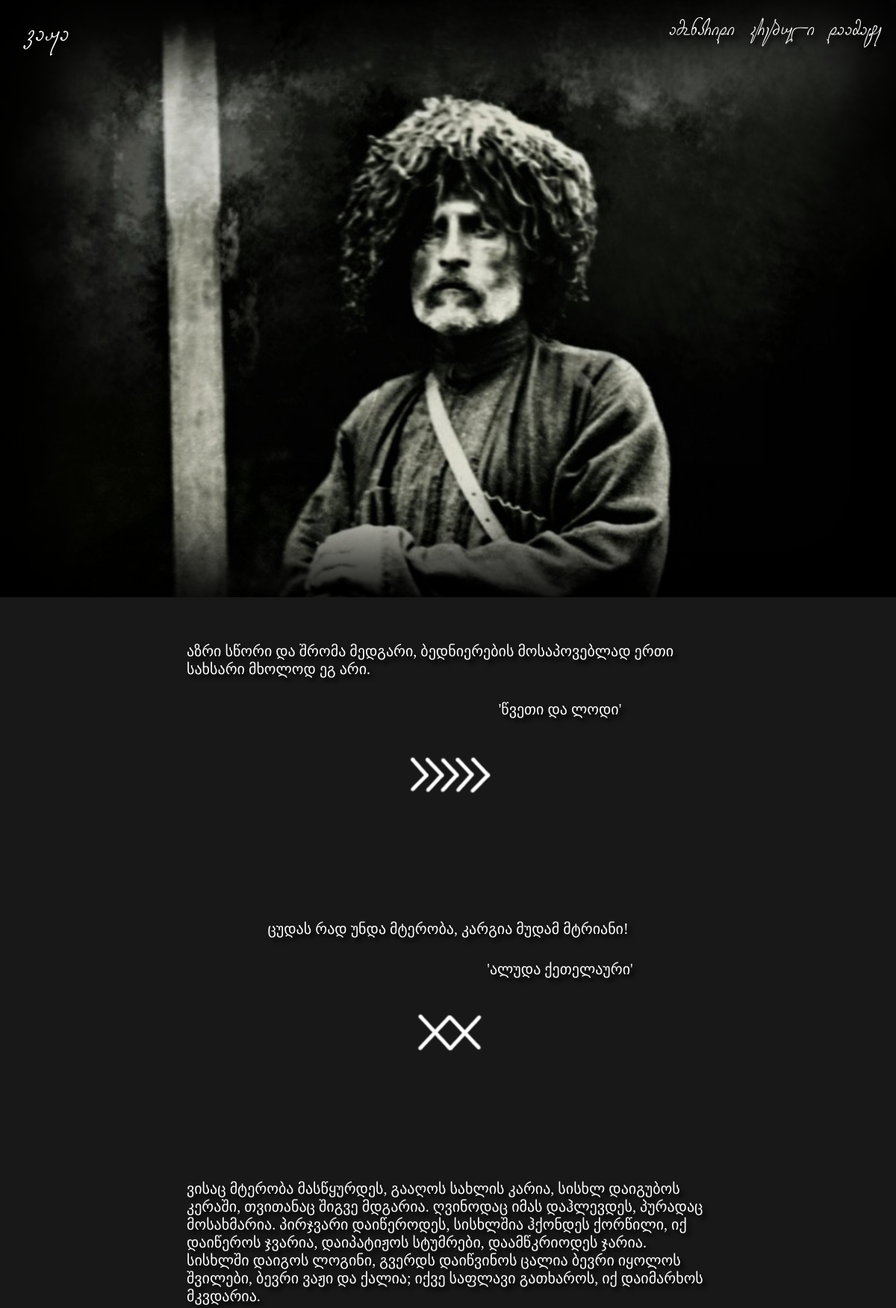
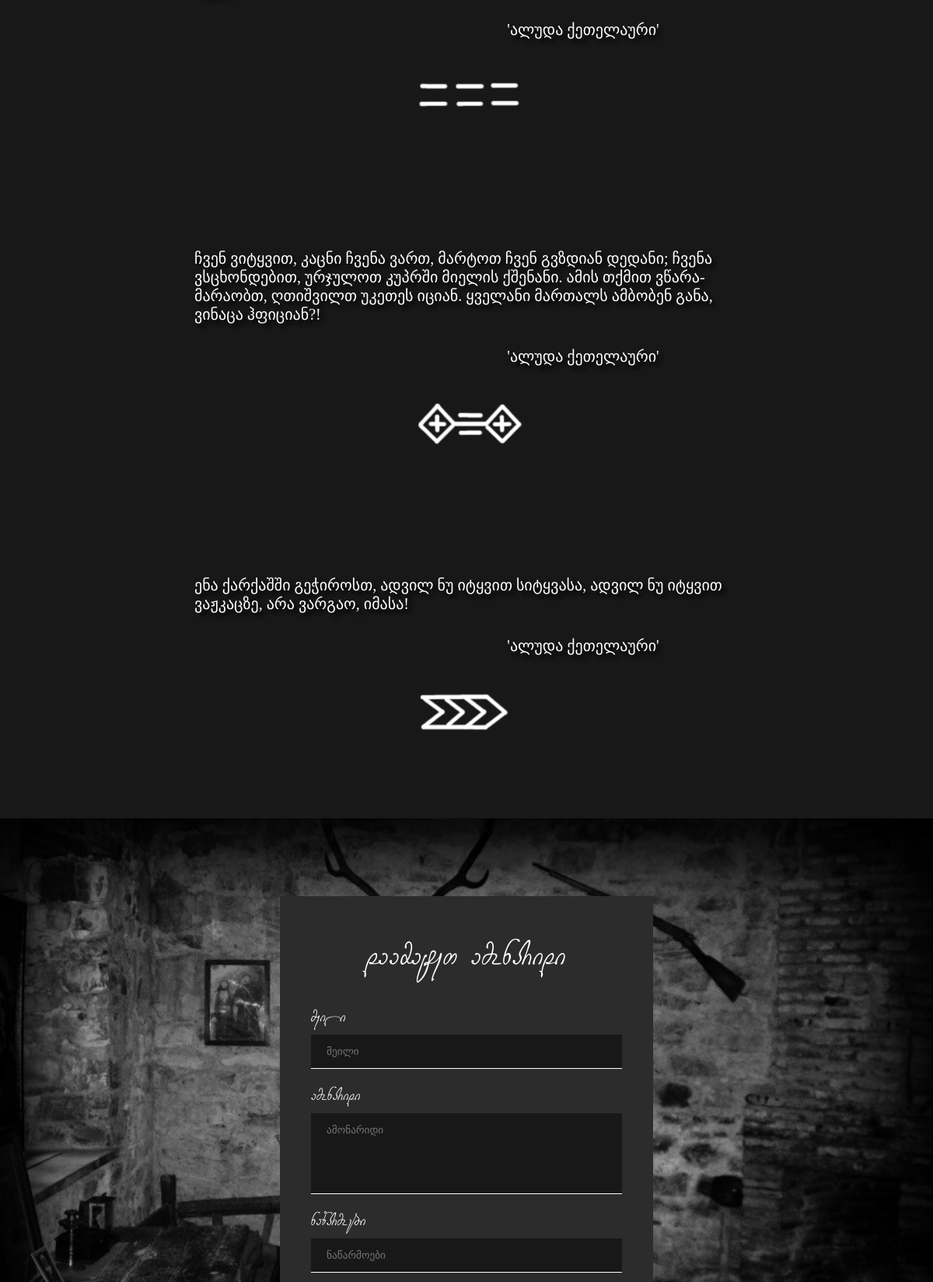
The page / (upper part) on the database its author committed (2 pictures, top to bottom).
### tables this page shows
CREATE TABLE quotes (
id INTEGER,
work_id INTEGER,
quote TEXT,
PRIMARY KEY(id),
FOREIGN KEY(work_id) REFERENCES works(id)
);

CREATE TABLE works(
id INTEGER,
title VARCHAR(50),
PRIMARY KEY(id),
UNIQUE(title)
);

### VazhaApp/routes.py (the view)
@app.route('/', methods=['POST', 'GET'])
def index():
	with sqlite3.connect('VazhaApp/quotes.db') as con:
		db = con.cursor()
		quotes = db.execute("""SELECT quotes.id, quote, title FROM quotes
		JOIN works ON quotes.work_id = works.id;""").fetchall()
	return render_template('index.html', quotes=quotes)

### VazhaApp/templates/index.html (shortened to what this page needs)
<!DOCTYPE html>
<html lang="ka">
	<head>
		<link rel="stylesheet" href="{{ url_for('static', filename='style.css') }}">
	</head>
	<body>
		<header>
			<nav class="navbar">
				<a href="/" id="logo">vaJa</a>
				<ul class="navbar">
					<li><a id="nav-quote" href="#main-quote">amonaridi</a></li>
					<li><a href="#quotes">krebuli</a></li>
					<li><a href="#add">daamate</a></li>
				</ul>
			</nav>
		</header>
		<main>
			<section id="main-quote">
				<div id="main-quote-block" class="quote-block">
				</div>
			</section>
			<section id="quotes">
				{% for quote in quotes %}
				<div class="quote-block">
					<p class="quote">{{ quote[1] }}</p>
					<p class="the-work">'{{ quote[2] }}'</p>
					<div class="ornament" style="background-position: -{{ ((quote[0] - 1) % 36) * 150 }}px 0px;""></div>
				</div>
				{% endfor %}
			</section>
			<section id="add">
				<div id="form">
					<h2>daamateT amonaridi</h2>
					<form action='/add' method="POST">
						<label for="email">meili</label>
						<input id="email" name="email" type="email" placeholder="მეილი"></input>
						<label for="input-quote">amonaridi</label>
						<textarea id="input-quote" name="input-quote" rows=5
						placeholder="ამონარიდი"></textarea>
						<label for="input-work">nawarmoebi</label>
						<input id="input-work" name="input-work" type="text"
						placeholder="ნაწარმოები"></input>
					</form>
				</div>
			</section>
		</main>
	</body>
</html>

### VazhaApp/static/style.css (style rules this page uses)
*, *:before, *:after { -webkit-box-sizing: border-box; -moz-box-sizing: border-box; box-sizing: border-box; padding:0; margin:0; }
:root { --gray: #848484; --gray-dark: #2c2c2c; --gray-darker: #181818; }
a { text-decoration: none; color: white; }
html { scroll-behavior: smooth; }
body { margin: 0; }
header { display: flex; position: fixed; top: 0; left: 0; right: 0; justify-content: center; background-color: var(--gray-darker); box-shadow:0 0 5px 5px black; padding: 20px 40px 20px 0; transition: 0.5s top ease-in-out; }
#logo { visibility: hidden; }
.navbar { display: flex; justify-content: center; }
header ul { list-style-type: none; }
.navbar li { margin-left: 20px; padding-bottom: 5px; }
.navbar a { color: white; font: 36px 'Vazha'; text-shadow:5px 5px 5px black; }
section { min-height: 100vh; width: 100%; }
#main-quote { display: flex; flex-direction: column; justify-content: center; align-items: center; background-image: url(img/vazha1.jpg); background-position: center; background-size: cover; box-shadow:0 0 100px 5vw black inset; }
#main-quote .quote-block { padding: 40px 5px; font-size: 26px; }
#quotes { background-color: var(--gray-darker); display: flex; flex-direction: column; justify-content: center; align-items: center; }
.quote-block { display: flex; flex-direction: column; justify-content: center; align-items: center; margin: 60px 0; color: white; font-size: 20px; text-shadow:5px 5px 5px black; padding: 0 10px; max-width: 400px; }
.the-work { margin: 30px 0 0 25vw; }
.ornament { height:150px; width:150px; background-image:url('img/ornamentebi.png'); }
#add { display: flex; justify-content: center; align-items: center; background: var(--gray-dark); padding: 100px 0; }
#add h2 { color: white; font: 50px 'Vazha'; margin-bottom: 40px; text-align: center; }
form { display: flex; flex-direction: column; justify-content: center; }
label { color: white; font: 26px 'Vazha'; margin-bottom: 10px; }
input[type=text], input[type=email], textarea { width: 300px; background-color: var(--gray-darker); color: white; padding: 14px 20px; margin-bottom: 20px; border: none; border-bottom: 1px solid white; }
textarea { resize: none; }
@media (min-width:600px) { header { justify-content: flex-end; padding-right:1.56%; background-color: transparent; box-shadow: none; } }
@media (min-width:600px) { #logo { visibility: visible; font: 46px 'Vazha'; position: fixed; left: 3vw; background-color: transparent; padding: 0 40px 0 0; } }
@media (min-width:600px) { .quote-block { max-width: 60vw; } }
@media (min-width:600px) { #add { background: url(img/vazha2.jpg); background-position: center; background-size: cover; box-shadow:0 0 100px 5vw black inset; } }
@media (min-width:600px) { #form { background-color: var(--gray-dark); padding: 50px 40px; } }
@media (min-width:600px) { input[type=text], input[type=email], textarea { width: 400px; } }

### rows shown on the page
quotes: quote "აზრი სწორი და შრომა მედგარი, ბედნიერების მოსაპოვებლად ერთი სახსარი მხოლოდ ეგ არი.", title "წვეთი და ლოდი"
quotes: quote "ცუდას რად უნდა მტერობა, კარგია მუდამ მტრიანი!", title "ალუდა ქეთელაური"
quotes: quote "ვისაც მტერობა მასწყურდეს, გააღოს სახლის კარია, სისხლ დაიგუბოს კერაში, თვითანაც შიგვე მდგარია. ღვინოდაც იმას დაჰლევდეს, პურადაც მოსახმარია. პირჯვარი დაიწეროდეს, სისხლშია ჰქონდეს ქორწილი, იქ დაიწეროს ჯვარია, დაიპატიჟოს სტუმრები, დაამწკრიოდეს ჯარია. სისხლში დაიგოს ლოგინი, გვერდს დაიწვინოს ცალია ბევრი იყოლოს შვილები, ბევრი ვაჟი და ქალია; იქვე საფლავი გათხაროს, იქ დაიმარხოს მკვდარია.", title "ალუდა ქეთელაური"
quotes: quote "ჩვენ ვიტყვით, კაცნი ჩვენა ვართ, მარტოთ ჩვენ გვზდიან დედანი; ჩვენა ვსცხონდებით, ურჯულოთ კუპრში მიელის ქშენანი. ამის თქმით ვწარა-მარაობთ, ღთიშვილთ უკეთეს იციან. ყველანი მართალს ამბობენ განა, ვინაცა ჰფიციან?!", title "ალუდა ქეთელაური"
quotes: quote "ენა ქარქაშში გეჭიროსთ, ადვილ ნუ იტყვით სიტყვასა, ადვილ ნუ იტყვით ვაჟკაცზე, არა ვარგაო, იმასა!", title "ალუდა ქეთელაური"
